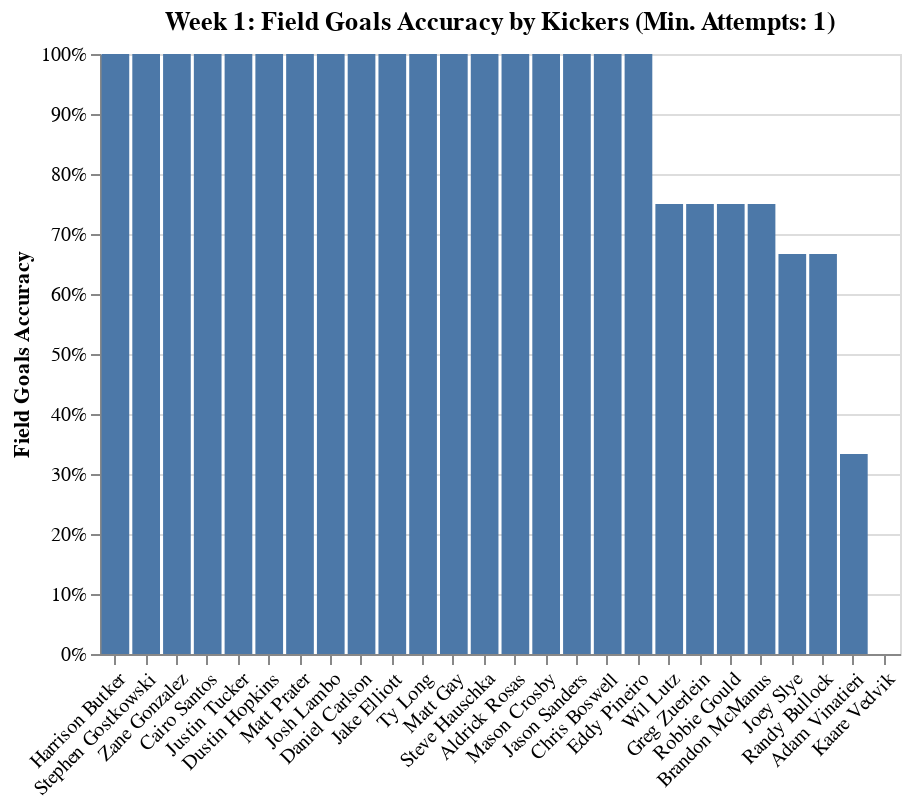

Notebook code for this chart:
### Code cell
chart

### Figure 1 — Vega-Lite specification as saved in the notebook (floating-point values rounded to 4 significant figures)
{"$schema": "https://vega.github.io/schema/vega-lite/v3.4.0.json", "config": {"background": "white", "mark": {"tooltip": null}, "view": {"height": 300, "width": 400}}, "data": {"name": "data-de0f60bb96dec14e0083cc02a0058d95"}, "datasets": {"data-de0f60bb96dec14e0083cc02a0058d95": [{"EPA": 4, "EPM": 4, "FGA": 4, "FGM": 4, "FGPercentage": 1, "FantasyPoints": 16, "Player": "Harrison Butker", "Team": "KC"}, {"EPA": 3, "EPM": 3, "FGA": 4, "FGM": 4, "FGPercentage": 1, "FantasyPoints": 15, "Player": "Stephen Gostkowski", "Team": "NE"}, {"EPA": 1, "EPM": 1, "FGA": 4, "FGM": 4, "FGPercentage": 1, "FantasyPoints": 13, "Player": "Zane Gonzalez", "Team": "ARI"}, {"EPA": 3, "EPM": 3, "FGA": 4, "FGM": 3, "FGPercentage": 0.75, "FantasyPoints": 12, "Player": "Wil Lutz", "Team": "NO"}, {"EPA": 3, "EPM": 3, "FGA": 4, "FGM": 3, "FGPercentage": 0.75, "FantasyPoints": 12, "Player": "Greg Zuerlein", "Team": "LAR"}, {"EPA": 2, "EPM": 2, "FGA": 4, "FGM": 3, "FGPercentage": 0.75, "FantasyPoints": 11, "Player": "Robbie Gould", "Team": "SF"}, {"EPA": 5, "EPM": 5, "FGA": 2, "FGM": 2, "FGPercentage": 1, "FantasyPoints": 11, "Player": "Cairo Santos", "Team": "TEN"}, {"EPA": 8, "EPM": 8, "FGA": 1, "FGM": 1, "FGPercentage": 1, "FantasyPoints": 11, "Player": "Justin Tucker", "Team": "BAL"}, {"EPA": 1, "EPM": 1, "FGA": 4, "FGM": 3, "FGPercentage": 0.75, "FantasyPoints": 10, "Player": "Brandon McManus", "Team": "DEN"}, {"EPA": 3, "EPM": 3, "FGA": 2, "FGM": 2, "FGPercentage": 1, "FantasyPoints": 9, "Player": "Dustin Hopkins", "Team": "WAS"}, {"EPA": 3, "EPM": 3, "FGA": 2, "FGM": 2, "FGPercentage": 1, "FantasyPoints": 9, "Player": "Matt Prater", "Team": "DET"}, {"EPA": 3, "EPM": 3, "FGA": 3, "FGM": 2, "FGPercentage": 0.6667, "FantasyPoints": 9, "Player": "Joey Slye", "Team": "CAR"}, {"EPA": 2, "EPM": 2, "FGA": 3, "FGM": 2, "FGPercentage": 0.6667, "FantasyPoints": 8, "Player": "Randy Bullock", "Team": "CIN"}, {"EPA": 2, "EPM": 2, "FGA": 2, "FGM": 2, "FGPercentage": 1, "FantasyPoints": 8, "Player": "Josh Lambo", "Team": "JAC"}, {"EPA": 3, "EPM": 3, "FGA": 1, "FGM": 1, "FGPercentage": 1, "FantasyPoints": 6, "Player": "Daniel Carlson", "Team": "OAK"}, {"EPA": 3, "EPM": 3, "FGA": 1, "FGM": 1, "FGPercentage": 1, "FantasyPoints": 6, "Player": "Jake Elliott", "Team": "PHI"}, {"EPA": 3, "EPM": 3, "FGA": 1, "FGM": 1, "FGPercentage": 1, "FantasyPoints": 6, "Player": "Ty Long", "Team": "LAC"}, {"EPA": 2, "EPM": 2, "FGA": 1, "FGM": 1, "FGPercentage": 1, "FantasyPoints": 5, "Player": "Matt Gay", "Team": "TB"}, {"EPA": 2, "EPM": 2, "FGA": 1, "FGM": 1, "FGPercentage": 1, "FantasyPoints": 5, "Player": "Steve Hauschka", "Team": "BUF"}, {"EPA": 2, "EPM": 2, "FGA": 1, "FGM": 1, "FGPercentage": 1, "FantasyPoints": 5, "Player": "Aldrick Rosas", "Team": "NYG"}, {"EPA": 1, "EPM": 1, "FGA": 1, "FGM": 1, "FGPercentage": 1, "FantasyPoints": 4, "Player": "Mason Crosby", "Team": "GB"}, {"EPA": 1, "EPM": 1, "FGA": 1, "FGM": 1, "FGPercentage": 1, "FantasyPoints": 4, "Player": "Jason Sanders", "Team": "MIA"}, {"EPA": 2, "EPM": 1, "FGA": 3, "FGM": 1, "FGPercentage": 0.3333, "FantasyPoints": 4, "Player": "Adam Vinatieri", "Team": "IND"}, {"EPA": 0, "EPM": 0, "FGA": 1, "FGM": 1, "FGPercentage": 1, "FantasyPoints": 3, "Player": "Chris Boswell", "Team": "PIT"}, {"EPA": 0, "EPM": 0, "FGA": 1, "FGM": 1, "FGPercentage": 1, "FantasyPoints": 3, "Player": "Eddy Pineiro", "Team": "CHI"}, {"EPA": 1, "EPM": 0, "FGA": 1, "FGM": 0, "FGPercentage": 0, "FantasyPoints": 0, "Player": "Kaare Vedvik", "Team": "NYJ"}]}, "encoding": {"x": {"axis": {"labelAngle": -45, "title": ""}, "field": "Player", "sort": {"field": "FGPercentage", "op": "sum", "order": "descending"}, "type": "nominal"}, "y": {"axis": {"format": ".0%", "title": "Field Goals Accuracy"}, "field": "FGPercentage", "type": "quantitative"}}, "mark": "bar", "title": "Week 1: Field Goals Accuracy by Kickers (Min. Attempts: 1)"}
